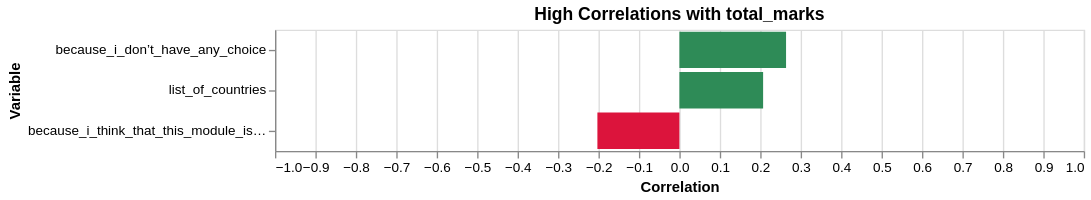

Here is the notebook cell this chart was saved with:
### Code cell
import altair as alt

# Select only numeric columns for correlation
numeric_cols = joined.select_dtypes(include='number').columns.tolist()
if 'total_marks' in numeric_cols:
    dependent = 'total_marks'
elif 'total' in numeric_cols:
    dependent = 'total'
else:
    raise ValueError("No 'total' or 'total_marks' column found in joined DataFrame.")

# Compute correlations
corr = joined[numeric_cols].corr()[dependent].drop(dependent).sort_values(key=abs, ascending=False)

# Filter for high correlations (|corr| >= 0.2)
high_corr = corr[abs(corr) >= 0.2]

print("High correlations (|corr| >= 0.2) with", dependent)
display(high_corr)

# Visualization using Altair
if not high_corr.empty:
    corr_df = high_corr.reset_index()
    corr_df.columns = ['Variable', 'Correlation']

    chart = alt.Chart(corr_df).mark_bar().encode(
        x=alt.X('Correlation:Q', scale=alt.Scale(domain=[-1, 1])),
        y=alt.Y('Variable:N', sort='-x'),
        color=alt.condition(
            alt.datum.Correlation > 0,
            alt.value("seagreen"),
            alt.value("crimson")
        )
    ).properties(
        title=f"High Correlations with {dependent}",
        width=600,
        height=30 * len(corr_df)
    )
    chart.display()
else:
    print("No variables with high correlation to", dependent)

### Figure 1 — Vega-Lite specification as saved in the notebook (floating-point values rounded to 4 significant figures)
{"config": {"view": {"continuousWidth": 300, "continuousHeight": 300}}, "data": {"name": "data-3efd45b9c25cedc697691fd95dce2c53"}, "mark": {"type": "bar"}, "encoding": {"color": {"condition": {"test": "(datum.Correlation > 0)", "value": "seagreen"}, "value": "crimson"}, "x": {"field": "Correlation", "scale": {"domain": [-1, 1]}, "type": "quantitative"}, "y": {"field": "Variable", "sort": "-x", "type": "nominal"}}, "height": 90, "title": "High Correlations with total_marks", "width": 600, "$schema": "https://vega.github.io/schema/vega-lite/v5.20.1.json", "datasets": {"data-3efd45b9c25cedc697691fd95dce2c53": [{"Variable": "because_i_don’t_have_any_choice", "Correlation": 0.2638}, {"Variable": "list_of_countries", "Correlation": 0.207}, {"Variable": "because_i_think_that_this_module_is_pleasant", "Correlation": -0.2028}]}}
